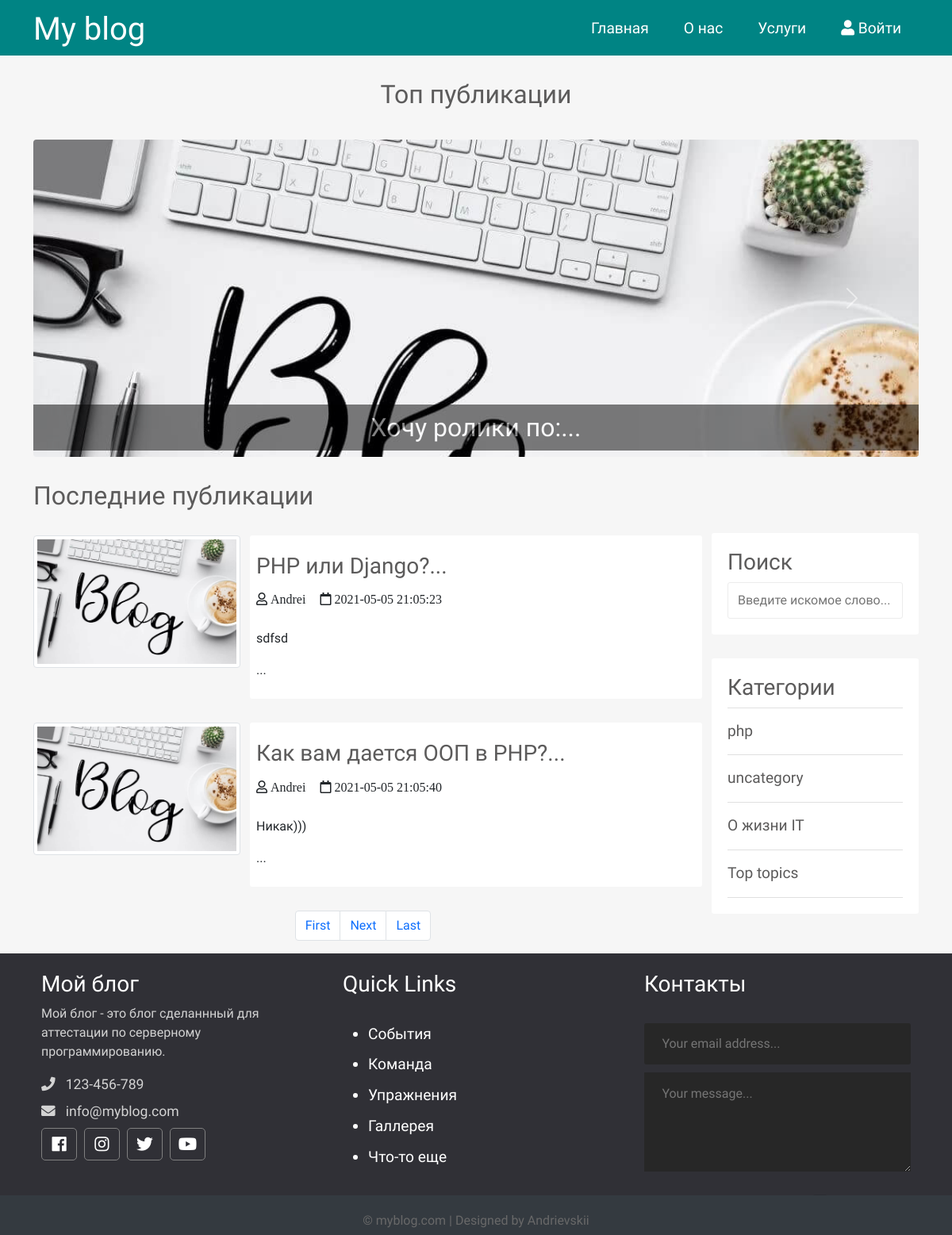
The page / on the database its author committed.
### tables this page shows
CREATE TABLE `posts` (
  `id` int(12) NOT NULL,
  `id_user` int(12) NOT NULL,
  `title` varchar(255) NOT NULL,
  `img` varchar(255) NOT NULL,
  `content` text NOT NULL,
  `status` tinyint(4) NOT NULL,
  `id_topic` int(12) DEFAULT NULL,
  `created_date` datetime NOT NULL DEFAULT CURRENT_TIMESTAMP
);

CREATE TABLE `users` (
  `id` int(12) NOT NULL,
  `admin` tinyint(4) NOT NULL,
  `username` varchar(255) NOT NULL,
  `email` varchar(255) NOT NULL,
  `password` varchar(255) NOT NULL,
  `created` timestamp NOT NULL DEFAULT CURRENT_TIMESTAMP
);

CREATE TABLE `topics` (
  `id` int(12) NOT NULL,
  `name` varchar(121) NOT NULL,
  `description` text NOT NULL
);

### app/database/db.php (called while the page is built, shortened)
<?php
require 'connect.php';
function dbCheckError($query){
    $errInfo = $query->errorInfo();
    return true;
}
function selectAll($table, $params = []){
    global $pdo;
    $sql = "SELECT * FROM $table";
    $query = $pdo->prepare($sql);
    $query->execute();
    return $query->fetchAll();
}
function selectAllFromPostsWithUsersOnIndex($table1, $table2, $limit, $offset){
    global $pdo;
    $sql = "SELECT p.*, u.username FROM $table1 AS p JOIN $table2 AS u ON p.id_user = u.id WHERE p.status=1 LIMIT $limit OFFSET $offset";
    $query = $pdo->prepare($sql);
    $query->execute();
    return $query->fetchAll();
}
function selectTopTopicFromPostsOnIndex($table1){
    global $pdo;
    $sql = "SELECT * FROM $table1 WHERE id_topic = 18";
    $query = $pdo->prepare($sql);
    $query->execute();
    return $query->fetchAll();
}
function countRow($table){
    global $pdo;
    $sql = "SELECT Count(*) FROM $table";
    $query = $pdo->prepare($sql);
    $query->execute();
    return $query->fetchColumn();
}

### app/controllers/topics.php (called while the page is built, shortened)
<?php
include SITE_ROOT . "/app/database/db.php";
$topics = selectAll('topics');

### index.php (the view, shortened to what this page needs)
<?php
    include "app/controllers/topics.php";
    $page = isset($_GET['page']) ? $_GET['page']: 1;
    $limit = 2;
    $offset = $limit * ($page - 1);
    $total_pages = round(countRow('posts') / $limit, 0);
    $posts = selectAllFromPostsWithUsersOnIndex('posts', 'users', $limit, $offset);
    $topTopic = selectTopTopicFromPostsOnIndex('posts');
?>
<!doctype html>
<html lang="en">
<head>
    <link href="https://cdn.jsdelivr.net/npm/bootstrap@5.0.0-beta2/dist/css/bootstrap.min.css" rel="stylesheet">
    <link rel="stylesheet" href="https://use.fontawesome.com/releases/v5.7.2/css/all.css"
>
    <link rel="stylesheet" href="assets/css/style.css">
</head>
<body>
<?php include("app/include/header.php"); ?>
<div class="container">
    <div class="row">
        <h2 class="slider-title">Топ публикации</h2>
    </div>
    <div id="carouselExampleCaptions" class="carousel slide" data-bs-ride="carousel">
        <div class="carousel-inner">
            <?php foreach ($topTopic as $key => $post): ?>
                <?php if($key == 0):?>
                    <div class="carousel-item active">
                <?php else: ?>
                    <div class="carousel-item">
                <?php endif; ?>
                        <img src="<?=BASE_URL . 'assets/images/posts/' . $post['img'] ?>" alt="<?=$post['title']?>" class="d-block w-100">
                        <div class="carousel-caption-hack carousel-caption d-none d-md-block">
                            <h5><a href="<?=BASE_URL . 'single.php?post=' . $post['id'];?>"><?=substr($post['title'], 0, 120) . '...'  ?></a></h5>
                        </div>
                    </div>
            <?php endforeach; ?>
        </div>
        <button class="carousel-control-prev" type="button" data-bs-target="#carouselExampleCaptions"  data-bs-slide="prev">
            <span class="carousel-control-prev-icon" aria-hidden="true"></span>
        </button>
        <button class="carousel-control-next" type="button" data-bs-target="#carouselExampleCaptions"  data-bs-slide="next">
            <span class="carousel-control-next-icon" aria-hidden="true"></span>
        </button>
    </div>
</div>
<div class="container">
    <div class="content row">
        <div class="main-content col-md-9 col-12">
            <h2>Последние публикации</h2>
            <?php foreach ($posts as $post): ?>
                <div class="post row">
                    <div class="img col-12 col-md-4">
                        <img src="<?=BASE_URL . 'assets/images/posts/' . $post['img'] ?>" alt="<?=$post['title']?>" class="img-thumbnail">
                    </div>
                    <div class="post_text col-12 col-md-8">
                        <h3>
                            <a href="<?=BASE_URL . 'single.php?post=' . $post['id'];?>"><?=substr($post['title'], 0, 80) . '...'  ?></a>
                        </h3>
                        <i class="far fa-user"> <?=$post['username'];?></i>
                        <i class="far fa-calendar"> <?=$post['created_date'];?></i>
                        <p class="preview-text">
                            <?=mb_substr($post['content'], 0, 55, 'UTF-8'). '...'  ?>
                        </p>
                    </div>
                </div>
            <?php endforeach; ?>
            <?php include("app/include/pagination.php"); ?>
        </div>
        <div class="sidebar col-md-3 col-12">
            <div class="section search">
                <h3>Поиск</h3>
                <form action="search.php" method="post">
                    <input type="text" name="search-term" class="text-input" placeholder="Введите искомое слово...">
                </form>
            </div>
            <div class="section topics">
                <h3>Категории</h3>
                <ul>
                    <?php foreach ($topics as $key => $topic): ?>
                    <li>
                        <a href="<?=BASE_URL . 'category.php?id=' . $topic['id']; ?>"><?=$topic['name']; ?></a>
                    </li>
                    <?php endforeach; ?>
                </ul>
            </div>
        </div>
    </div>
</div>
<?php include("app/include/footer.php"); ?>
</body>
</html>

### app/include/header.php (shortened to what this page needs)
<header class="container-fluid">
    <div class="container">
        <div class="row">
            <div class="col-4">
                <h1>
                    <a href="<?php echo BASE_URL ?>">My blog</a>
                </h1>
            </div>
            <nav class="col-8">
                <ul>
                    <li><a href="<?php echo BASE_URL ?>">Главная</a> </li>
                    <li><a href="<?php echo BASE_URL . 'about.php'?>">О нас</a> </li>
                    <li><a href="#">Услуги</a> </li>
                    <li>
                        <?php if (isset($_SESSION['id'])): ?>
                            <a href="#">
                                <i class="fa fa-user"></i>
                                <?php echo $_SESSION['login']; ?>
                            </a>
                            <ul>
                                <?php if ($_SESSION['admin']): ?>
                                    <li><a href="#">Админ панель</a> </li>
                                <?php endif; ?>
                                <li><a href="<?php echo BASE_URL . "logout.php"; ?>">Выход</a> </li>
                            </ul>
                        <?php else: ?>
                            <a href="<?php echo BASE_URL . "log.php"; ?>">
                                <i class="fa fa-user"></i>
                                Войти
                            </a>
                        <?php endif; ?>
                    </li>
                </ul>
            </nav>
        </div>
    </div>
</header>

### app/include/pagination.php (shortened to what this page needs)
<nav aria-label="Page navigation example">
    <ul class="pagination justify-content-center">
        <li class="page-item"><a class="page-link" href="?page=1">First</a></li>
        <?php if($page < $total_pages): ?>
        <li class="page-item">
            <a class="page-link" href="<?php echo "?page=".($page + 1);?>">Next</a>
        </li>
        <?php endif; ?>
        <li class="page-item"><a class="page-link" href="?page=<?php echo $total_pages; ?>">Last</a></li>
    </ul>
</nav>

### app/include/footer.php (shortened to what this page needs)
<div class="footer container-fluid">
    <div class="footer-content container">
        <div class="row">
            <div class="footer-section about col-md-4 col-12">
                <h3 class="logo-text">Мой блог</h3>
                <p>
                    Мой блог - это блог сделаннный для аттестации по серверному программированию.
                </p>
                <div class="contact">
                    <span><i class="fas fa-phone"></i> &nbsp; 123-456-789</span>
                    <span><i class="fas fa-envelope"></i> &nbsp; info@myblog.com</span>
                </div>
                <div class="socials">
                    <a href="#"><i class="fab fa-facebook"></i></a>
                    <a href="#"><i class="fab fa-instagram"></i></a>
                    <a href="#"><i class="fab fa-twitter"></i></a>
                    <a href="#"><i class="fab fa-youtube"></i></a>
                </div>
            </div>
            <div class="footer-section links col-md-4 col-12">
                <h3>Quick Links</h3>
                <br>
                <ul>
                    <a href="#">
                        <li>События</li>
                    </a>
                    <a href="#">
                        <li>Команда</li>
                    </a>
                    <a href="#">
                        <li>Упражнения</li>
                    </a>
                    <a href="#">
                        <li>Галлерея</li>
                    </a>
                    <a href="#">
                        <li>Что-то еще</li>
                    </a>
                </ul>
            </div>
            <div class="footer-section contact-form col-md-4 col-12">
                <h3>Контакты</h3>
                <br>
                <form action="index.html" method="post">
                    <input type="email" name="email" class="text-input contact-input" placeholder="Your email address...">
                    <textarea rows="4" name="message" class="text-input contact-input" placeholder="Your message..."></textarea>
                    <button type="submit" class="btn btn-big contact-btn">
                    </button>
                </form>
            </div>
        </div>
        <div class="footer-bottom">
            &copy; myblog.com | Designed by Andrievskii
        </div>
    </div>
</div>

### assets/css/style.css (style rules this page uses)
* { font-family: 'Comfortaa', cursive; }
html, h1, h2, h3, h4, h5, h6 { color: #5c5b5b; }
body { background: #f6f6f6; }
a { text-decoration: none; color: inherit; }
input { padding: 10px 12px; display: block; width: 100%; border-radius: 3px; border: 1px solid #ececec; line-height: 1.5rem; color: #444444; font-size: 1rem; }
header { background: #008484; height: 70px; }
header * { color: #ffffff; }
header h1 { margin-top: 13px; }
header h1 a { color: #ffffff; }
header ul { margin: 0; padding: 0; list-style-type: none; float: right; }
header ul li { float: left; position: relative; }
header ul li a { display: block; font-size: 1.2rem; text-decoration: none; color: #ffffff; padding: 22px; }
.slider-title { text-align: center; padding: 30px 0; }
.carousel { height: 400px; }
.carousel-inner, .carousel-item { height: 400px; border-radius: 4px; }
.carousel-caption h5 { font-size: 2rem; font-weight: 500; background: #000000; max-width: 100%; padding: 0.3em; opacity: 0.5; }
.carousel-caption-hack { position: absolute; right: 0%; bottom: 0.05rem; left: 0%; padding-top: 1.25rem; padding-bottom: 0rem; color: #fff; text-align: center; width: 100%; }
.carousel-caption h5 a { color: #ffffff; text-decoration: none; font-weight: 500; }
.main-content h2 { margin: 30px 0; }
.main-content .post { margin-bottom: 30px; }
.main-content .post_text { background: #ffffff; padding: 8px; border-radius: 3px; }
.main-content .post_text h3 { margin: 14px 0; }
.main-content .post_text i { margin: 0px 14px 14px 0; }
.search { margin-top: 96px; }
.sidebar .section { background: #ffffff; padding: 20px; border-radius: 3px; margin-bottom: 30px; }
.sidebar .topics ul { margin: 0px; padding: 0px; list-style: none; border-top: 1px solid #e0e0e0; }
.sidebar .topics ul li a { display: block; padding: 15px 0px 15px 0px; border-bottom: 1px solid #e0e0e0; transition: all 0.3s; text-decoration: none; font-weight: 500; color: #5c5b5b; font-size: 1.2em; }
.footer { background: #303036; color: #d3d3d3; position: relative; }
.footer .footer-section { padding: 22px; }
.footer h4, .footer h3 { color: white; }
.footer .about .contact span { display: block; font-size: 1.1em; margin-bottom: 8px; }
.footer .about .socials a { border: 1px solid gray; width: 45px; height: 41px; padding-top: 5px; margin-right: 5px; text-align: center; display: inline-block; font-size: 1.3em; border-radius: 5px; transition: all .3s; color: #ffffff; }
.footer .links ul a { display: block; margin-bottom: 10px; font-size: 1.2em; transition: all .3s; color: #ffffff; text-decoration: none; }
.footer .contact-form .contact-input { background: #272727; color: #bebdbd; margin-bottom: 10px; line-height: 1.5rem; padding: .9rem 1.4rem; border: none; width: 100%; }
.footer .contact-form .contact-btn { float: right; font-size: 1.1em; }
.footer .footer-bottom { background: #343a40; color: #686868; height: 50px; width: 100%; text-align: center; position: absolute; bottom: 0px; left: 0px; padding-top: 20px; }

### rows shown on the page
posts: img (picture), title "Хочу ролики по:"
posts: img (picture), title "PHP или Django?", id_user.username "Andrei", created_date "2021-05-05 21:05:23", content "sdfsd"
posts: img (picture), title "Как вам дается ООП в PHP?", id_user.username "Andrei", created_date "2021-05-05 21:05:40", content "Никак)))"
topics: name "php"
topics: name "uncategory"
topics: name "О жизни IT"
topics: name "Top topics"
